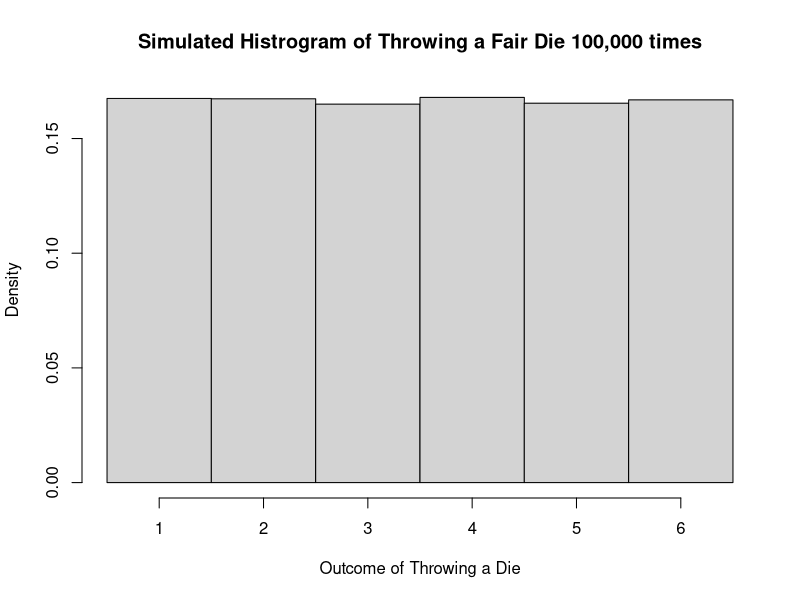
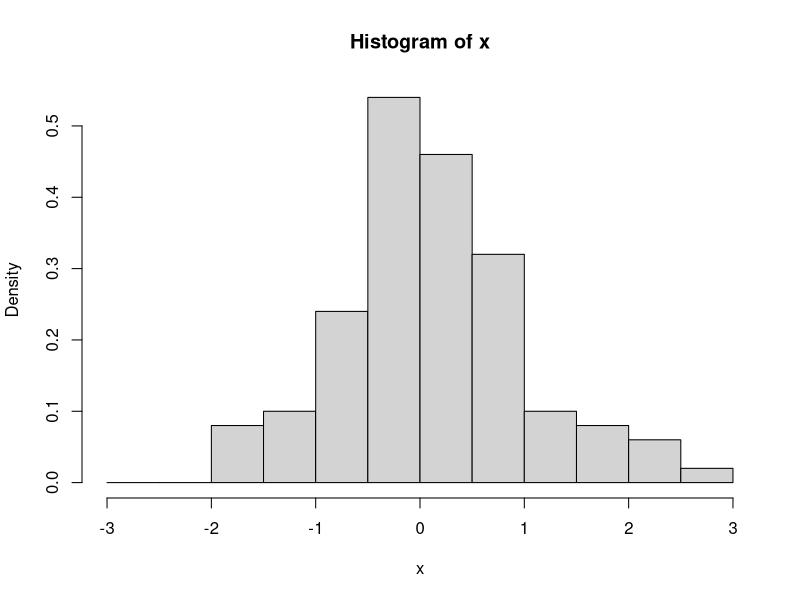
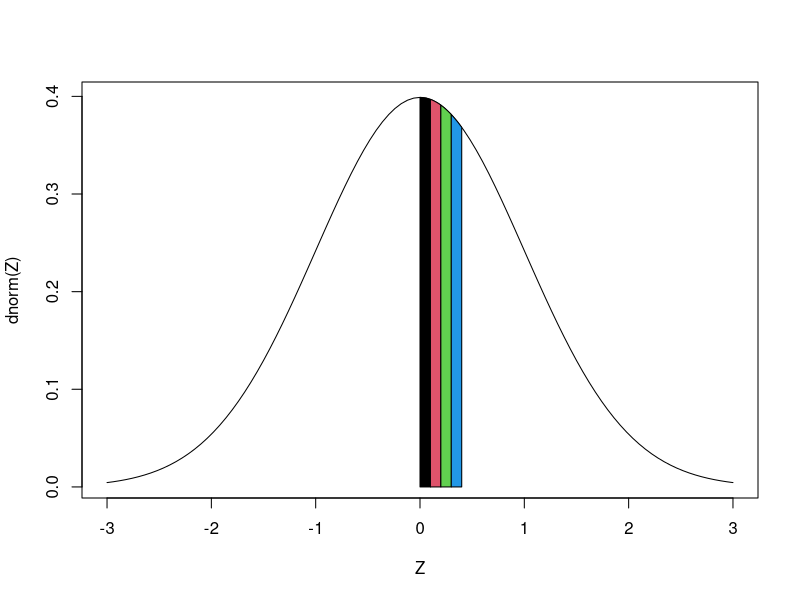
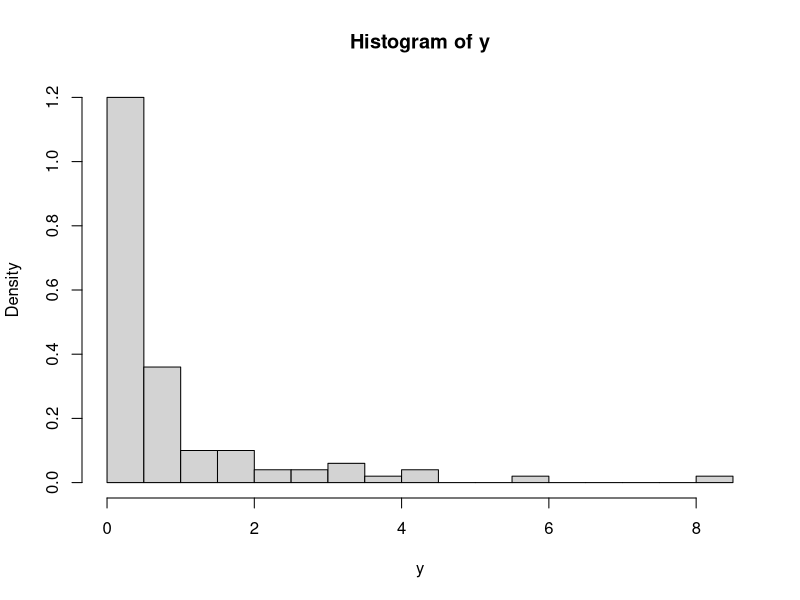

The R source for these figures, in order:
## ---- chunk 1
knitr::opts_chunk$set(comment = NA)
## ---- chunk 2
# set seed for demo
set.seed(39135)
## ---- chunk 3
rnorm(10)
## ---- chunk 4
rnorm(1)
## ---- chunk 5
hist(sample(1:6,1e5,replace=TRUE), freq=FALSE, breaks=0.5:6.5, main="Simulated Histrogram of Throwing a Fair Die 100,000 times", xlab="Outcome of Throwing a Die")
## ---- chunk 6
set.seed(389248467)
x <- rnorm(100)
x
## ---- chunk 7
hist(x,freq=FALSE,breaks=seq(-3,3,0.5))
## ---- chunk 8
p1=0
p2=0.1
p=seq(0,0.4,0.1)
xmin=-3
xmax=3
npoly=50
curve(dnorm(x),xlim=c(xmin,xmax),xlab="Z",ylab="dnorm(Z)") 
for (i in 1:4) {
    cord.x <- c(p[i],seq(p[i],p[i+1],length.out=npoly),p[i+1]) 
    cord.y <- c(0,dnorm(seq(p[i],p[i+1],length.out=npoly)),0) 
    polygon(cord.x,cord.y,col=i)
}
#text(p1-0.2,0.01,labels="0.5",font=3,family="serif",cex=1.5)
#text(p2+0.25,0.01,labels="0.7",font=3,family="serif",cex=1.5)
## ---- chunk 9
y <- x^2
y
## ---- chunk 10
hist(y, freq=FALSE, breaks=seq(0,8.5,0.5))
## ---- chunk 11
set.seed(764856)
x1 <- rnorm(100)
x2 <- rnorm(100)
x3 <- rnorm(100)
## ---- chunk 12
x1
x2
x3
## ---- chunk 13
y <- x1^2 + x2^2 + x3^2
y
## ---- chunk 14
set.seed(764856)
y2 <- rnorm(100)^2 + rnorm(100)^2 + rnorm(100)^2
## ---- chunk 15
y-y2
